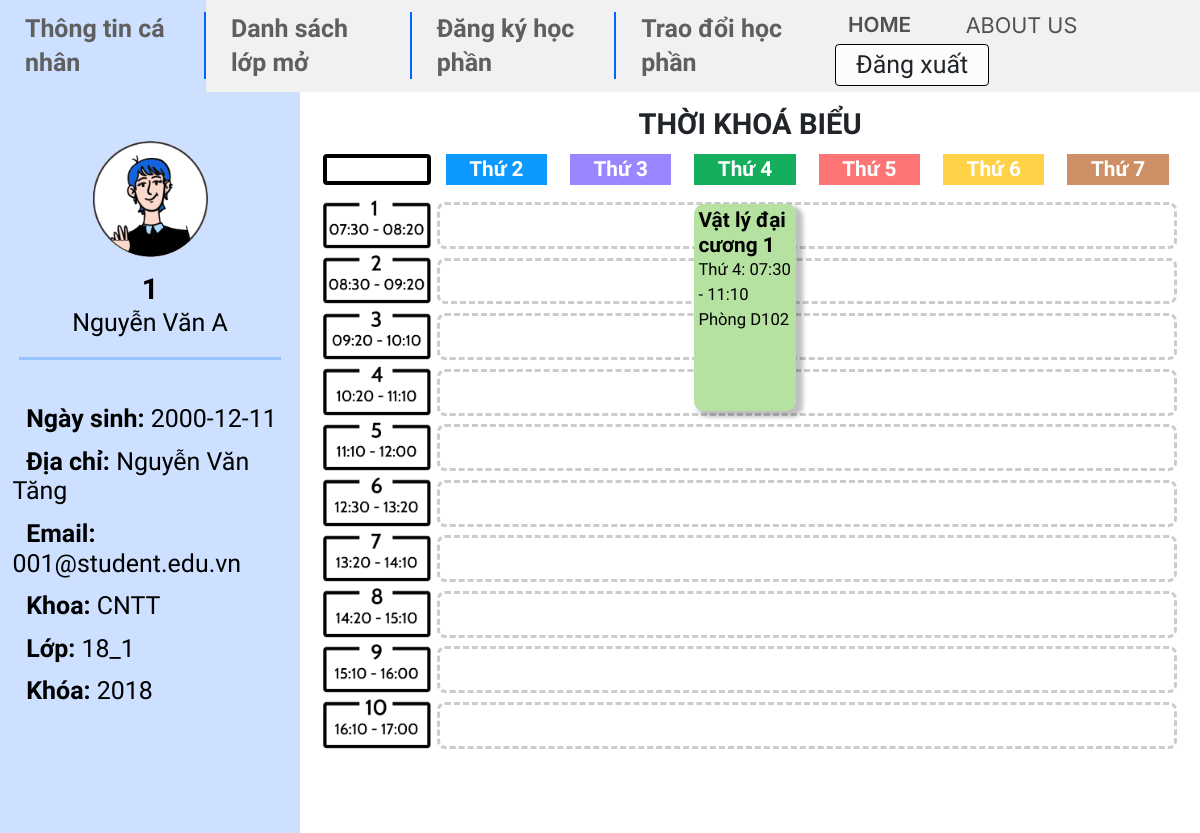
Screenshot of /mvc/views/ProfilePage.php (signed in) with the database file from the repository.
### tables this page shows
CREATE TABLE `student` (
  `ID` int(11) NOT NULL,
  `username` varchar(45) NOT NULL,
  `password` varchar(100) NOT NULL,
  `faculty` int(11) NOT NULL,
  `class` int(11) NOT NULL,
  `school_year` year(4) NOT NULL,
  `fullname` varchar(100) NOT NULL,
  `email` varchar(45) NOT NULL,
  `address` varchar(100) DEFAULT NULL,
  `date_of_birth` date DEFAULT NULL,
  `max_credits` int(11) NOT NULL
);

CREATE TABLE `faculty` (
  `ID` int(11) NOT NULL,
  `name` varchar(100) NOT NULL
);

CREATE TABLE `class` (
  `ID` int(11) NOT NULL,
  `name` varchar(45) NOT NULL,
  `school_year` year(4) NOT NULL,
  `faculty` int(11) NOT NULL
);

CREATE TABLE `course` (
  `ID` int(11) NOT NULL,
  `name` varchar(100) NOT NULL,
  `credits` int(11) NOT NULL,
  `faculty` int(11) DEFAULT NULL
);

CREATE TABLE `available_course_info` (
  `period_id` int(11) NOT NULL,
  `course_id` int(11) NOT NULL,
  `class_id` int(11) NOT NULL,
  `room` varchar(45) NOT NULL,
  `max_student` int(11) NOT NULL,
  `start_period` int(11) NOT NULL,
  `end_period` int(11) NOT NULL,
  `start_date` datetime DEFAULT NULL,
  `day` int(11) DEFAULT NULL
);

### mvc/views/ProfilePage.php (the view, shortened to what this page needs)
<?php
include "../config/db_connect.php";
$sql = "SELECT s.fullname, s.school_year, s.email, s.address, s.date_of_birth, f.name AS f_name, c.name AS cl_name
FROM student s INNER JOIN faculty f ON s.faculty = f.ID
INNER JOIN class c ON s.class = c.ID
where s.ID = " . $_SESSION['student_id'];
$query = $conn->query($sql);
$query->setFetchMode(PDO::FETCH_ASSOC);
$row = $query->fetch();
$sql2 = "SELECT c.name AS name, aci.day, aci.start_period, aci.end_period ,hour(sc1.start_time) sh, minute(sc1.start_time) sm, hour(sc2.end_time) eh, minute(sc2.end_time) em, aci.room
FROM enrollment e INNER JOIN available_course_info aci ON e.period_id = aci.period_id AND e.course_id = aci.course_id AND e.class_id = aci.class_id
INNER JOIN course c ON e.course_id = c.ID
INNER JOIN schedule sc1 ON aci.start_period = sc1.period
INNER JOIN schedule sc2 ON aci.end_period = sc2.period
where e.period_id = 1 AND e.student_id = " . $_SESSION['student_id'] . " order by aci.day asc";
function visualize_schedule($rowdata, $day) {
  $n = count($rowdata);
  $cc = 1;
  for ($i = 0; $i < $n; $i++) {
    if ($rowdata[$i]['day'] == $day) {
      echo '
        <div
          class="session session-'.(string)(($day - 2) * 2 + $cc++ ). ' track-'. (string)($day - 1 ).'"
          style="grid-column: track-' . (string)($day - 1 ). '; grid-row: time-'. (string)($rowdata[$i]["start_period"]) .' / time-'.(string)($rowdata[$i]["end_period"] + 1 ).'
          ">
        <h3 class="session-title">'. $rowdata[$i]["name"] . '</h3>
        <span class="session-time">Thứ '. $rowdata[$i]["day"] .': ' .sprintf("%02d", $rowdata[$i]["sh"]) .':' . sprintf("%02d", $rowdata[$i]["sm"]) .' - '. sprintf("%02d", $rowdata[$i]["eh"]) .':' . sprintf("%02d", $rowdata[$i]["em"]) .'</span>
        <span class="session-room">Phòng '. $rowdata[$i]["room"] .' </span>
      </div>
      ';
    }
  }
}
?>
<!DOCTYPE html>
<html lang="en">
  <head>
    <link href="https://cdn.jsdelivr.net/npm/bootstrap@5.2.3/dist/css/bootstrap.min.css" rel="stylesheet"/>
    <link href="../../public/css/ProfilePage.css" rel="stylesheet" />
  </head>
  <body>
    <div class="container-fluid h-100">
      <div class="row h-100">
        <div class="col-3 bg-primary">
          <img src="../../public/img/avatar_Profile.png" class="avatar"/>
          <h2 class="text-center MSSV"><?php echo $_SESSION['student_id']; ?></h2>
          <h3 class="text-center StName"><?php echo $row['fullname'];?></h3>
          <hr class="split-line" />
          <div class="container info-container">
            <span class="info-title">Ngày sinh: </span>
            <span class="info"><?php echo $row['date_of_birth'];?></span>
            <br /><br />
            <span class="info-title">Địa chỉ: </span>
            <span class="info"><?php echo $row['address'] ;?></span>
            <br /><br />
            <span class="info-title">Email: </span>
            <span class="info"><?php echo $row['email'] ;?></span>
            <br /><br />
            <span class="info-title">Khoa: </span>
            <span class="info"><?php echo $row['f_name'] ;?></span>
            <br /><br />
            <span class="info-title">Lớp: </span>
            <span class="info"><?php echo $row['cl_name'] ;?></span>
            <br /><br />
            <span class="info-title">Khóa: </span>
            <span class="info"><?php echo $row['school_year'] ;?></span>
            <br /><br />
          </div>
        </div>
        <?php
          $query = $conn->query($sql2);
          $query->setFetchMode(PDO::FETCH_ASSOC);
          $row = $query->fetchAll();
          ?>
        <div class="col-9">
          <div class="container-schedule" style="max-height: calc(100vh-7rem);">
            <h2 class="schedule-heading">THỜI KHOÁ BIỂU</h2>
            <div class="schedule" aria-labelledby="schedule-heading">
              <span
                class="track-slot-empty"
                aria-hidden="true"
                style="grid-row: tracks"
              ></span>
              <span
                class="track-slot1"
                aria-hidden="true"
                style="grid-column: track-1; grid-row: tracks"
                >Thứ 2</span
              >
              <span
                class="track-slot2"
                aria-hidden="true"
                style="grid-column: track-2; grid-row: tracks"
                >Thứ 3</span
              >
              <span
                class="track-slot3"
                aria-hidden="true"
                style="grid-column: track-3; grid-row: tracks"
                >Thứ 4</span
              >
              <span
                class="track-slot4"
                aria-hidden="true"
                style="grid-column: track-4; grid-row: tracks"
                >Thứ 5</span
              >
              <span
                class="track-slot5"
                aria-hidden="true"
                style="grid-column: track-5; grid-row: tracks"
                >Thứ 6</span
              >
              <span
                class="track-slot6"
                aria-hidden="true"
                style="grid-column: track-6; grid-row: tracks"
                >Thứ 7</span
              >
              <img src="../../public/img/Tiet1.png" alt="" class="time-slot" style="grid-row: time-1">
              <img src="../../public/img/Tiet2.png" alt="" class="time-slot" style="grid-row: time-2">
              <img src="../../public/img/Tiet3.png" alt="" class="time-slot" style="grid-row: time-3">
              <img src="../../public/img/Tiet4.png" alt="" class="time-slot" style="grid-row: time-4">
              <img src="../../public/img/Tiet5.png" alt="" class="time-slot" style="grid-row: time-5">
              <img src="../../public/img/Tiet6.png" alt="" class="time-slot" style="grid-row: time-6">
              <img src="../../public/img/Tiet7.png" alt="" class="time-slot" style="grid-row: time-7">
              <img src="../../public/img/Tiet8.png" alt="" class="time-slot" style="grid-row: time-8">
              <img src="../../public/img/Tiet9.png" alt="" class="time-slot" style="grid-row: time-9">
              <img src="../../public/img/Tiet10.png" alt="" class="time-slot" style="grid-row: time-10">
              <div
                class="session track-bg"
                style="
                  grid-column: track-1-start / track-6-end;
                  grid-row: time-1 / time-2;
                "
              ></div>
              <div
                class="session track-bg"
                style="
                  grid-column: track-1-start / track-6-end;
                  grid-row: time-2 / time-3;
                "
              ></div>
              <div
                class="session track-bg"
                style="
                  grid-column: track-1-start / track-6-end;
                  grid-row: time-3 / time-4;
                "
              ></div>
              <div
                class="session track-bg"
                style="
                  grid-column: track-1-start / track-6-end;
                  grid-row: time-4 / time-5;
                "
              ></div>
              <div
                class="session track-bg"
                style="
                  grid-column: track-1-start / track-6-end;
                  grid-row: time-5 / time-6;
                "
              ></div>
              <div
                class="session track-bg"
                style="
                  grid-column: track-1-start / track-6-end;
                  grid-row: time-6 / time-7;
                "
              ></div>
              <div
                class="session track-bg"
                style="
                  grid-column: track-1-start / track-6-end;
                  grid-row: time-7 / time-8;
                "
              ></div>
              <div
                class="session track-bg"
                style="
                  grid-column: track-1-start / track-6-end;
                  grid-row: time-8 / time-9;
                "
              ></div>
              <div
                class="session track-bg"
                style="
                  grid-column: track-1-start / track-6-end;
                  grid-row: time-9 / time-10;
                "
              ></div>
              <div
                class="session track-bg"
                style="
                  grid-column: track-1-start / track-6-end;
                  grid-row: time-10;
                "
              ></div>
              <?php visualize_schedule($row, 4);?>
            </div>
          </div>
        </div>
      </div>
    </div>
  </body>
</html>

### public/css/ProfilePage.css (style rules this page uses)
.bg-secondary { background-color: #f1f1f1!important; }
.bg-primary { background-color: #cde0ff !important; }
.avatar { display: block; width: 40%; max-width: 300px; margin-top: 6rem; margin-left: auto; margin-right: auto; margin-bottom: 1.8rem; }
.MSSV { color: black; font-family: "Cabin", sans-serif; font-weight: 700; font-size: 3.5rem; margin-bottom: 0.1rem; }
.StName { color: black; font-family: "Cabin", sans-serif; font-weight: 400; font-size: 3rem; line-height: 3.6rem; margin-bottom: 2.3rem; }
.split-line { height: 3px; margin: 0px 1.5rem 5.3rem 1.5rem; color: #0066ff; background-color: #0066ff; }
.info-title { color: black; font-family: "Cabin", sans-serif; font-weight: 600; font-size: 3rem; line-height: 3.6rem; margin-left: 5%; }
.info { color: black; font-family: "Cabin", sans-serif; font-weight: 400; font-size: 3rem; line-height: 3.6rem; }
.info-container { margin: 0 auto; }
.row .col-3 { max-width: 800px; overflow: hidden; overflow-wrap: break-word; }
.row .col-9 { max-width: 3000px; }
@media screen and (min-width: 850px) { .schedule-heading { font-size: 5rem; line-height: 6rem; margin-top: 3rem; } }
@media screen and (min-width: 850px) { .schedule { margin: 0 2rem; display: grid; grid-gap: 0.75rem; grid-template-rows: [tracks] auto [time-1] 1fr [time-2] 1fr [time-3] 1fr [time-4] 1fr [time-5] 1fr [time-6] 1fr [time-7] 1fr [time-8] 1fr [time-9] 1fr [time-10] 1fr; grid-template-columns: [times] 13rem [track-1-start] 1fr [track-1-end track-2-start] 1fr [track-2-end track-3-start] 1fr [track-3-end track-4-start] 1fr [track-4-end track-5-start] 1fr [track-5-end track-6-start] 1fr [track-6-end]; } }
@media screen and (min-width: 850px) { .time-slot { object-fit: cover; width: 100%; max-height: 100%; } }
.time-slot { grid-column: times; }
.track-slot1, .track-slot2, .track-slot3, .track-slot4, .track-slot5, .track-slot6 { display: none; }
.schedule-heading { width: 100%; text-align: center; font-family: "Cabin", sans-serif; font-weight: 700; font-size: 3.5rem; line-height: 4rem; margin-top: 2rem; }
.session { overflow: hidden; margin-bottom: 1rem; padding: 0.5rem; border-radius: 2px; font-size: 1.4rem; }
.session-time, .session-room { display: block; font-family: "Cabin"; font-weight: 400; font-size: 2rem; color: black; }
.session-title, .time-slot { margin: 0; }
.session-title { display: block; font-family: "Cabin"; font-weight: 600; font-size: 2.5rem; color: black; }
.track-3 { margin: 0.5rem 1rem !important; box-shadow: 5px 4px 4px 2px rgba(0, 0, 0, 0.25); border-radius: 10px; background-color: #b6e2a1; color: black; }
.track-bg { margin-top: 0.3rem !important; border-color: rgba(0, 0, 0, 0.2); border-radius: 8px; border-style: dashed; display: flex; }
body { height: calc(100vh - 7rem) !important; font-family: "Cabin", sans-serif; font-weight: 400; }
@media screen and (max-width: 2399px) { html { font-size: 62.5% !important; } }
@media screen and (max-width: 1699px) { html { font-size: 52% !important; } }

### mvc/views/ProfilePage.php (style rules this page uses)
.nav-item.profile { background-color: #cde0ff !important; }

### rows the page displays
student: fullname "Nguyễn Văn A", date_of_birth "2000-12-11", address "Nguyễn Văn Tăng", email "001@student.edu.vn", faculty.name "CNTT", class.name "18_1", school_year "2018"
course: name "Vật lý đại cương 1", available_course_info.day "4", sh "07", sm "30", eh "11", em "10", available_course_info.room "D102"

### other values shown
$_SESSION['student_id'] "1"
